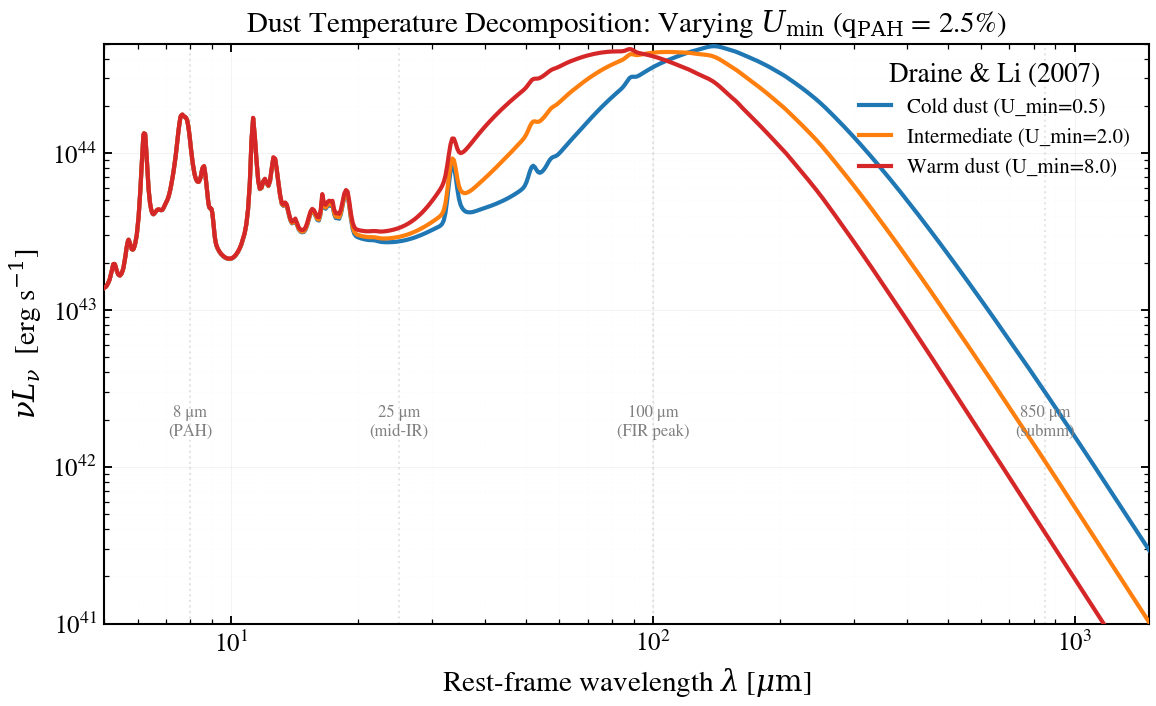

Source code (Python):
"""
Dust IR SED: Warm and cold dust decomposition
==============================================

Dust re-radiates absorbed starlight across a broad range of temperatures:
colder dust (e.g., diffuse cirrus at ~20 K) peaks in the far-infrared
(~250 μm), while warmer dust grains (e.g., starburst regions at ~40 K)
peak at shorter wavelengths (~50–100 μm).

This script demonstrates how the **U_min** parameter of the Draine & Li
(2007) dust emission model controls the balance between warm and cold
grain populations. By varying ``dust_umin`` while holding ``dust_qpah``
fixed, we show the dust temperature decomposition:

- **U_min = 0.5** → Colder dust population dominates (peak ~250 μm, T ≈ 20 K)
- **U_min = 2.0** → Intermediate regime (peak ~100 μm, T ≈ 35 K)
- **U_min = 8.0** → Warmer dust grains dominate (peak ~50 μm, T ≈ 50+ K)

The radiation field intensity (U_min) directly sets the hardness of the
incident stellar radiation and thus the equilibrium temperature of dust
grains. Higher U_min produces a harder radiation field, heating smaller
grains to higher temperatures. The mid-infrared PAH contrast also increases
with U_min due to enhanced UV/optical heating of PAH molecules.

References
----------
.. [1] Draine, B. T., & Li, A. (2007).
   "Infrared Emission from Interstellar Dust. IV. The Silicate-Graphite
   Grain Model and Infrared Dust Emission from Galaxies".
   *The Astrophysical Journal*, 657(2), 810.
   https://doi.org/10.1086/511055
.. [2] Dale, D. A., et al. (2014).
   "Decomposing Dust Attenuation and Emission from Dust and Stellar
   Emission Models".
   *The Astrophysical Journal*, 787(1), 35.
   https://doi.org/10.1088/0004-637X/787/1/35
"""

import os

os.environ["TF_CPP_MIN_LOG_LEVEL"] = "2"  # suppress XLA/PjRt C++ INFO+WARNING logs

import warnings

import jax
import jax.numpy as jnp
import matplotlib.pyplot as plt
import numpy as np

import tengri
from tengri.analysis.plotting import setup_style

setup_style()
warnings.filterwarnings("ignore", message=".*BakedInBackend.*")

# Physical constant: c in AA/s
C_AA_PER_S = 2.998e18

# Load default bare-stellar SSP (required for Cue nebular backend)
ssp = tengri.load_ssp()


def _build_model(u_min: float) -> tuple:
    """
    Build a SEDModel with two-component dust and DL07 emission.

    Constructs a model with:
    - Constant SFR (SFH family: 'const')
    - Two-component dust attenuation (Calzetti BC law + DL07 emission)
    - Fixed redshift (z = 0.05)
    - All parameters fixed except dust_umin (which we vary)

    Parameters
    ----------
    u_min : float
        Minimum radiation field intensity [dex relative to local MW field].
        Controls equilibrium dust temperature.

    Returns
    -------
    model : tengri.SEDModel
        The constructed model.
    params : dict
        Parameter dictionary with dust_umin set to the specified value.
        Other parameters sampled from priors.
    """
    dust_config = {
        "type": "two_component",
        "*": tengri.FIXED,
        "tau_diff": 1.0,
        "tau_bc": 0.3,
        "emission": {
            "type": "draine_li2007",
            "*": tengri.FIXED,
            "qpah": 2.5,  # Fixed PAH mass fraction
        },
    }

    model = tengri.SEDModel.build(
        ssp,
        sfh={"type": "const", "*": tengri.FIXED, "log_sfr": 1.0},
        dust=dust_config,
        redshift=tengri.Fixed(0.05),
    )

    # Sample parameters from priors, then override dust_umin
    params = dict(model.spec.sample(jax.random.PRNGKey(0)))
    params["dust_umin"] = jnp.float64(u_min)

    return model, params


def _compute_νlν(wavelength, l_nu):
    """
    Convert rest-frame L_ν to νL_ν for plotting.

    Parameters
    ----------
    wavelength : array_like
        Rest-frame wavelength in Angstrom.
    l_nu : array_like
        Rest-frame spectral luminosity L_ν [erg s^-1 Hz^-1].

    Returns
    -------
    nu_l_nu : ndarray
        νL_ν in erg s^-1.
    """
    return C_AA_PER_S / wavelength * l_nu


# ============================================================================
# Three dust temperature regimes: vary U_min at fixed q_PAH
# ============================================================================

regimes = {
    "Cold dust (U_min=0.5)": {"u_min": 0.5},
    "Intermediate (U_min=2.0)": {"u_min": 2.0},
    "Warm dust (U_min=8.0)": {"u_min": 8.0},
}

# Colors for visual distinction
colors = {
    "Cold dust (U_min=0.5)": "#1f77b4",  # blue
    "Intermediate (U_min=2.0)": "#ff7f0e",  # orange
    "Warm dust (U_min=8.0)": "#d62728",  # red
}

# ============================================================================
# Build and predict
# ============================================================================

fig, ax = plt.subplots(figsize=(8.0, 5.0))

wavelength_peaks = {}

for regime_name, params_dict in regimes.items():
    # Build model and predict
    model, params = _build_model(u_min=params_dict["u_min"])
    prediction = model.predict_rest_sed(params)

    # Extract and convert to νL_ν
    wave_aa = np.asarray(prediction.wavelength)
    l_nu = np.asarray(prediction.sed)
    nu_l_nu = _compute_νlν(wave_aa, l_nu)

    # Convert to microns for diagnostic lines
    wave_um = wave_aa / 1e4

    # Plot
    ax.loglog(
        wave_um,
        nu_l_nu,
        color=colors[regime_name],
        lw=2.0,
        label=regime_name,
        zorder=3,
    )

    # Track peak for text placement
    idx_peak = np.argmax(nu_l_nu[wave_um > 8])
    peak_wave_um = wave_um[wave_um > 8][idx_peak]
    peak_nu_l_nu = nu_l_nu[wave_um > 8][idx_peak]
    wavelength_peaks[regime_name] = (peak_wave_um, peak_nu_l_nu)

# ============================================================================
# Diagnostic wavelength lines
# ============================================================================

# PAH complex (8 μm)
ax.axvline(8.0, color="0.80", lw=1.0, alpha=0.5, linestyle=":", zorder=1)
ax.text(8.0, 1.5e42, "8 μm\n(PAH)", fontsize=8, color="0.5", ha="center", va="bottom")

# Mid-infrared (25 μm)
ax.axvline(25.0, color="0.80", lw=1.0, alpha=0.5, linestyle=":", zorder=1)
ax.text(25.0, 1.5e42, "25 μm\n(mid-IR)", fontsize=8, color="0.5", ha="center", va="bottom")

# Far-infrared anchor (100 μm)
ax.axvline(100.0, color="0.80", lw=1.0, alpha=0.5, linestyle=":", zorder=1)
ax.text(100.0, 1.5e42, "100 μm\n(FIR peak)", fontsize=8, color="0.5", ha="center", va="bottom")

# Submillimeter (850 μm)
ax.axvline(850.0, color="0.80", lw=1.0, alpha=0.5, linestyle=":", zorder=1)
ax.text(850.0, 1.5e42, "850 μm\n(submm)", fontsize=8, color="0.5", ha="center", va="bottom")

# ============================================================================
# Axes and labels
# ============================================================================

ax.set(
    xlim=(5.0, 1500),
    ylim=(1e41, 5e44),
    xlabel=r"Rest-frame wavelength $\lambda$ [$\mu\mathrm{m}$]",
    ylabel=r"$\nu L_\nu$  [erg s$^{-1}$]",
    title=r"Dust Temperature Decomposition: Varying $U_{\min}$ (q$_{\mathrm{PAH}}$ = 2.5%)",
)

ax.legend(frameon=False, fontsize=10, loc="upper right", title="Draine & Li (2007)")

# Add grid for readability
ax.grid(True, which="both", alpha=0.15, linestyle="-", linewidth=0.5)
ax.grid(True, which="minor", alpha=0.08, linestyle=":", linewidth=0.3)

# ============================================================================
# Save
# ============================================================================

fig.tight_layout()
plt.savefig("plot_warm_cold_dust_decomposition.png", dpi=150, bbox_inches="tight")
plt.show()
